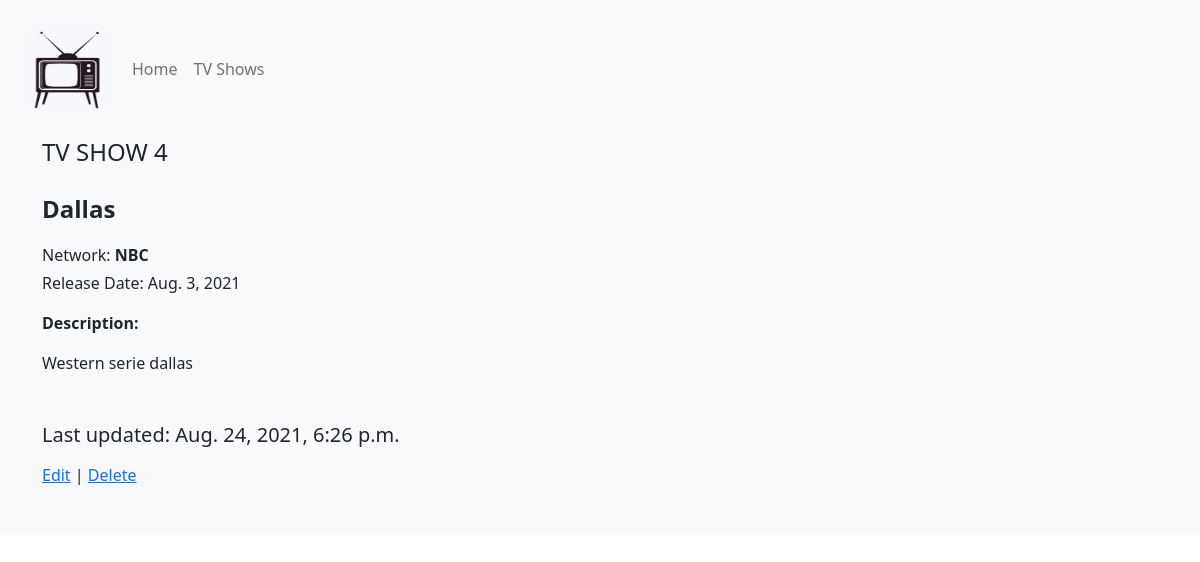
/shows/4, run on the app's committed database.
### tv_shows/models.py (models this page shows, shortened)
class Show(models.Model):
    title = models.CharField(max_length=100)
    description = models.TextField(max_length=500)
    network = models.ForeignKey(Network, related_name="show", on_delete = models.CASCADE)
    release_date = models.DateField()
    created_at = models.DateTimeField(auto_now_add=True)
    updated_at = models.DateTimeField(auto_now=True)
    class Meta:
        ordering = ('id',)

class Network(models.Model):
    name = models.CharField(max_length=50)
    created_at = models.DateTimeField(auto_now_add=True)
    updated_at = models.DateTimeField(auto_now=True)
    class Meta:
        ordering = ('id',)
    def __str__(self):
        return self.name

### tv_shows/views.py (the view)
# urls.py: path('shows/<show_id>', views.info_show, name='info_show'),
def info_show(request, show_id):
    context = {
        'show':Show.objects.get(id=show_id)
    }
    return render(request, 'tv_shows/info_show.html', context)

### tv_shows/templates/tv_shows/info_show.html (shortened to what this page needs)
{% extends "tv_shows/base.html" %}
{% block content %}
<div class="container">
    <div class="row my-3">
        <h4>TV SHOW {{show.id}}</h4>
    </div>
    <div class="row my-3">
        <ul style="list-style-type: none;">
            <li class="fs-4 mb-3"><b>{{show.title}}</b></li>
            <li class="mb-1">Network: <b>{{show.network}}</b></li>
            <li class= "mb-3">Release Date: {{show.release_date}}</li>
            <li><p><b>Description:</b></p>
                <p>{{show.description}}</p>
            </li>
        </ul>
    </div>
    <div class="row my-3">
        <h5 class="mb-3">Last updated: {{show.updated_at}}</h5>
        <p><a href="/shows/{{show.id}}/edit">Edit</a>  |  <a class="modal-borrar" data-bs-toggle="modal" data-bs-target="#delete_modal" href="/shows/{{show.id}}/destroy" data-href="/shows/{{show.id}}/destroy">Delete</a></p>
    </div>
</div>
{% endblock %}

### data on the page
Show: id "4", title "Dallas", network "NBC", release_date "Aug. 3, 2021", description "Western serie dallas", updated_at "Aug. 24, 2021, 6:26 p.m."
